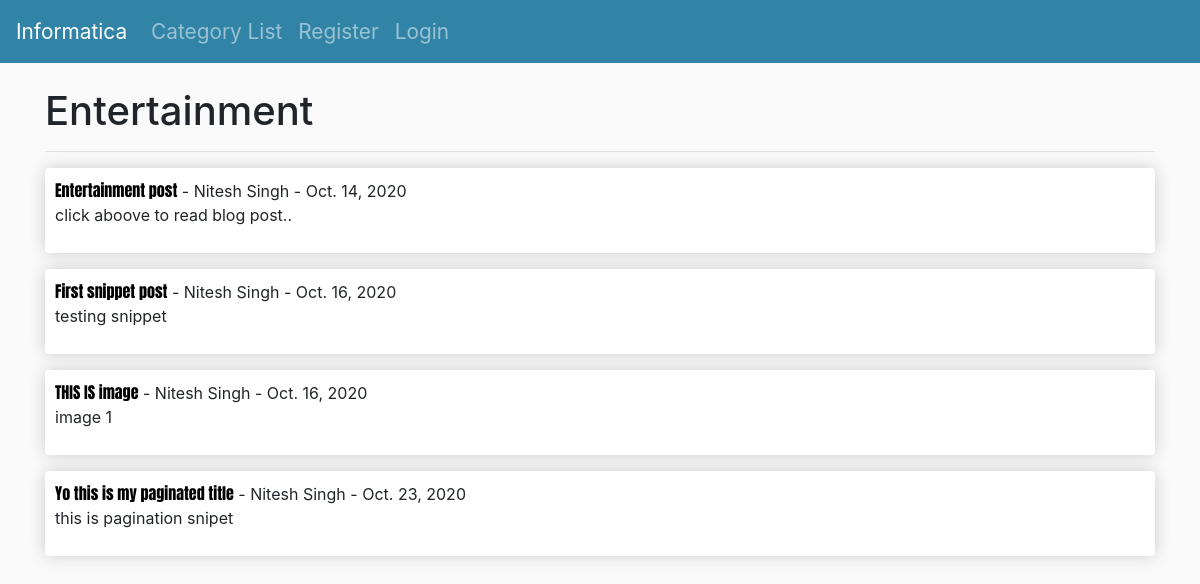
The page /category/entertainment/ on the database as committed earlier.
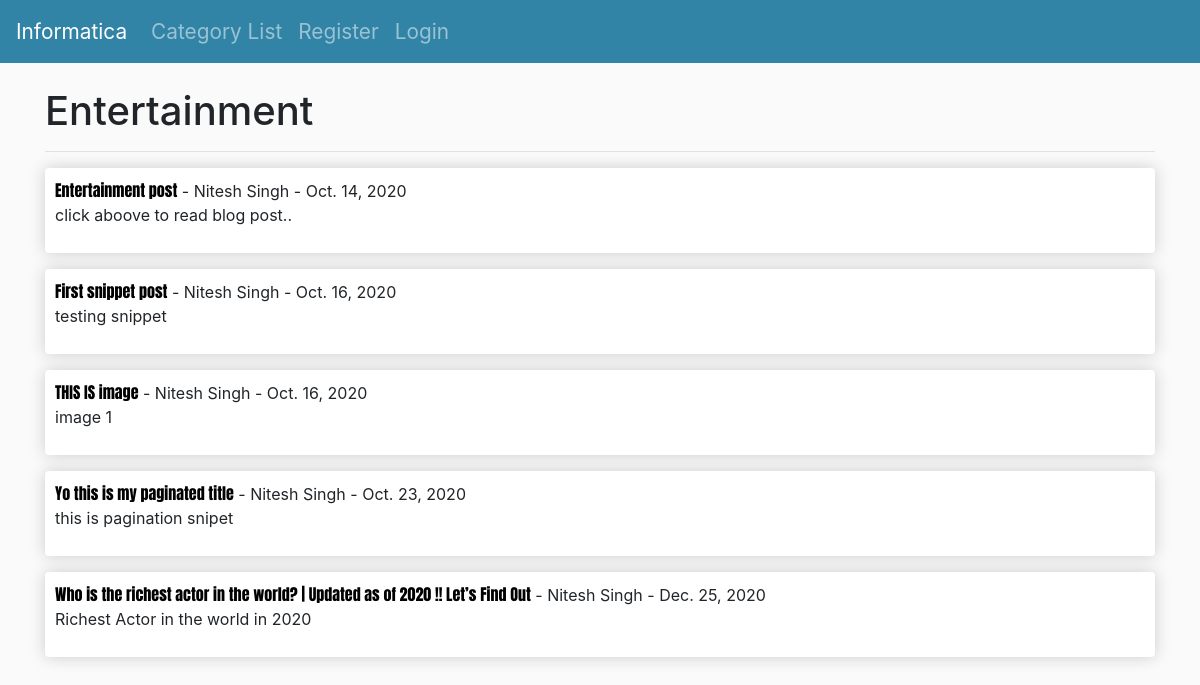
The same page on the database as committed later.
### theblog/models.py (models this page shows, shortened)
class Post(models.Model):
    title = models.CharField(max_length=255)
    header_image = models.ImageField(null=True, blank=True, upload_to="images/")
    title_tag = models.CharField(max_length=255)
    author = models.ForeignKey(User, on_delete=models.CASCADE)
    body = RichTextField(blank=True,null=True)
    post_date = models.DateField(auto_now_add=True)
    category = models.CharField(max_length=25, default='coding')
    snippet = models.CharField(max_length=50)
    likes = models.ManyToManyField(User, related_name='blog_posts')

### theblog/views.py (the view)
# urls.py: path('category/<str:cats>/',CategoryView,name='category'),
def CategoryView(request, cats):
    category_post = Post.objects.filter(category=cats.replace('-',' '))
    return render(request, 'categories.html',{'cats':cats.title().replace('-',' '),'category_posts':category_post})

### theblog/templates/categories.html (shortened to what this page needs)
{% extends "base.html" %}
{% block content %}
{% if category_posts %}
<h1> {{ cats|capfirst }} </h1><hr style="text-align:left;margin-left:0">
{% for post in category_posts %}
<div class="box-element">
<li><a href="{% url 'article_detail' post.pk %}" class="ft-blog-heading">{{post.title|capfirst}}</a> - {{post.author.first_name}}
    {{post.author.last_name}} - {{post.post_date}}
<p>{{post.snippet}}
</div></p>
{% endfor %}
{% else %}
  <h2>Sorry this page doestn't exits</h2>
{% endif %}
{% endblock content %}

Rows that differ between the two databases and show on the page:
added Post: title "Who is the richest actor in the world? | Updated as of 2020 !! Let’s Find Out", author.first_name "Nitesh", author.last_name "Singh", post_date "Dec. 25, 2020", snippet "Richest Actor in the world in 2020"
